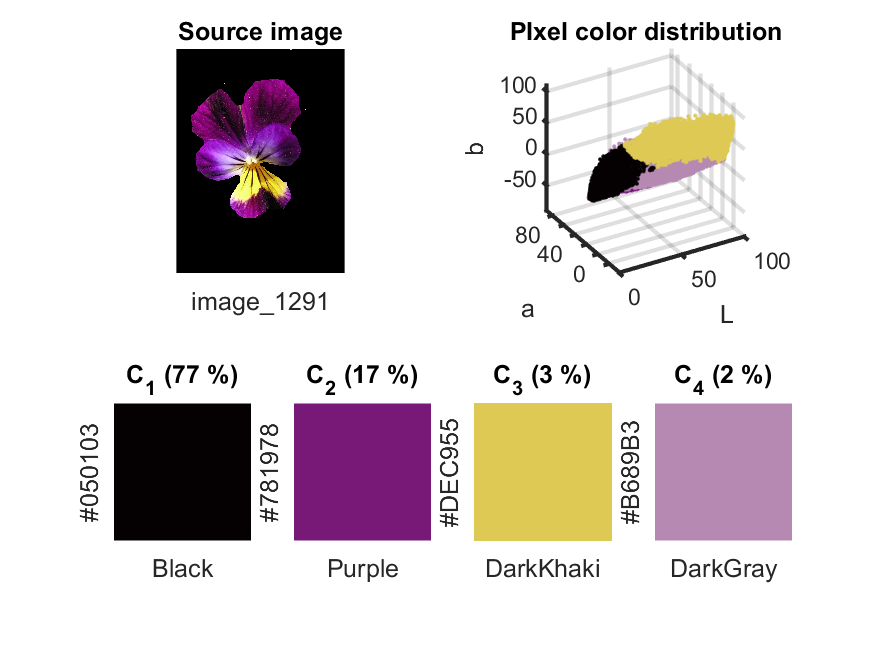
%> input picture HOME/colorOriginal.png, 875 x 656 px, given in place of 1130, which was not available
$ octave aquestsiquesi.m   (GNU Octave 9; MATLAB toolbox functions it lacks are replaced by stand-ins)
%> lines starting %> are read from the running program, lines starting %| are printed output that depends on the picture; pictures that were not available may be replaced by others from this repository, and a replacement may not be noted
### HOME/getImage.m
function [imageJPG, imagePNG, b] = getImage(code)
    %code
    JPG = [code, '.jpg'];
    PNG = [code, '.png'];

    try
        imageJPG = imread(JPG);
%> imageJPG is the input picture: size 656x875x3 uint8; mean R, G, B 216.9, 209.9, 210.8
        imagePNG = imread(PNG);
        b = 1;
    catch
        imageJPG = imread(JPG);
        imagePNG = segment(imageJPG);
        imagePNG = bwlabel(imagePNG);
        b = 0;
end

### HOME/NormalitzaRGB.m
function [rgb] = NormalitzaRGB(im)
    [files, cols, ~] = size(im);
%> files = 656; cols = 875
    im = double(im);
    sum = im(:,:,1) + im(:,:,2) + im(:,:,3);
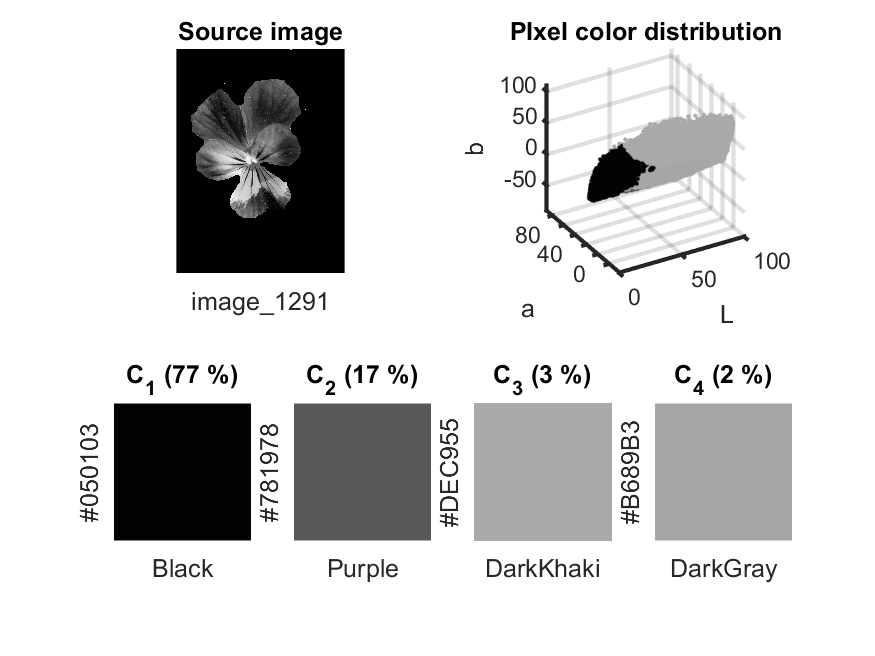
%> sum: size 656x875 double; min 0, max 765, mean 637.5; drawn with min black and max white
    rgb = uint8(zeros(files, cols, 3));
    rgb(:,:,1) = uint8(255*im(:,:,1)./sum);
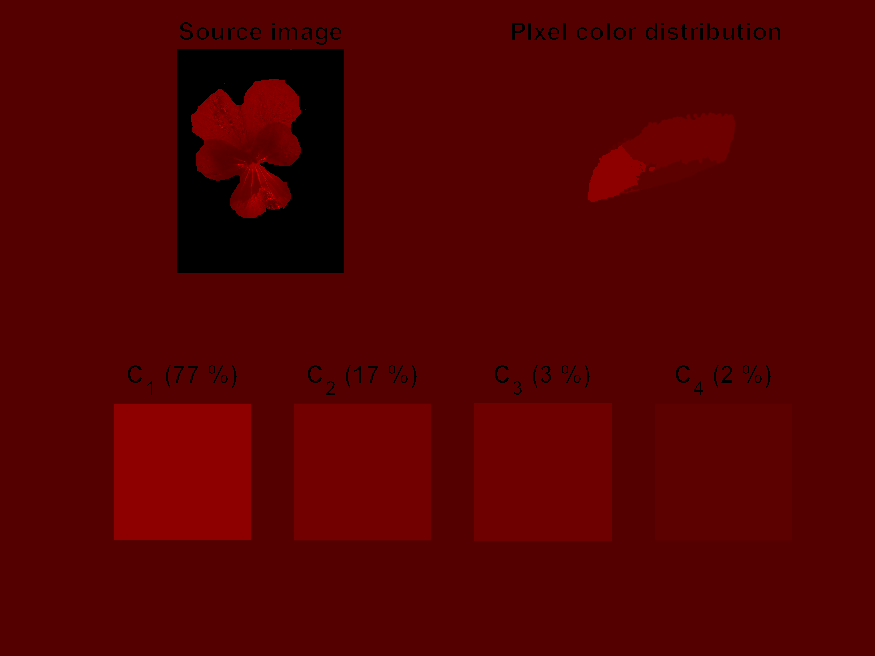
%> rgb: size 656x875x3 uint8; mean R, G, B 85.4, 0, 0
    rgb(:,:,2) = uint8(255*im(:,:,2)./sum);
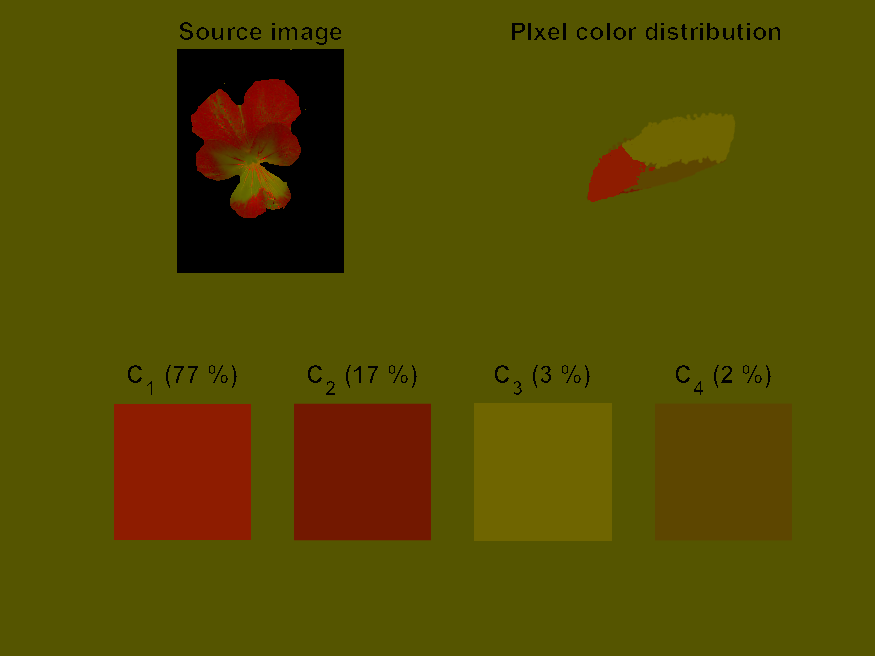
%> rgb: size 656x875x3 uint8; mean R, G, B 85.4, 75.7, 0
    rgb(:,:,3) = uint8(255*im(:,:,3)./sum);
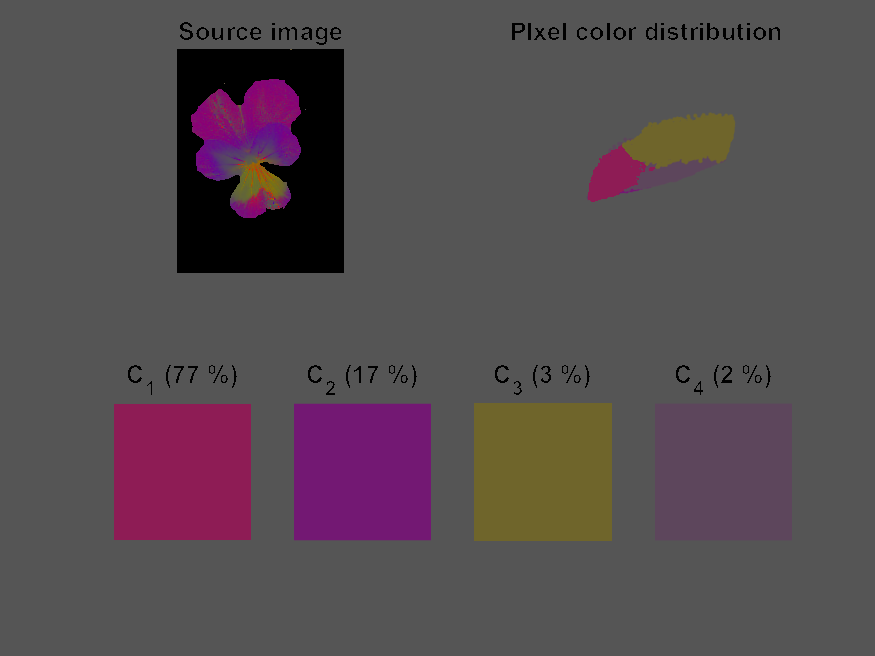
%> rgb: size 656x875x3 uint8; mean R, G, B 85.4, 75.7, 80.3
end

### HOME/getFeatures.m
function [features] = getFeatures(color, segmented)
    % Treure la il�luminaci�
    rgb = NormalitzaRGB(color);
    gris = rgb(:, :, 1)/3 + rgb(:, :, 2)/3 + rgb(:, :, 3)/3;
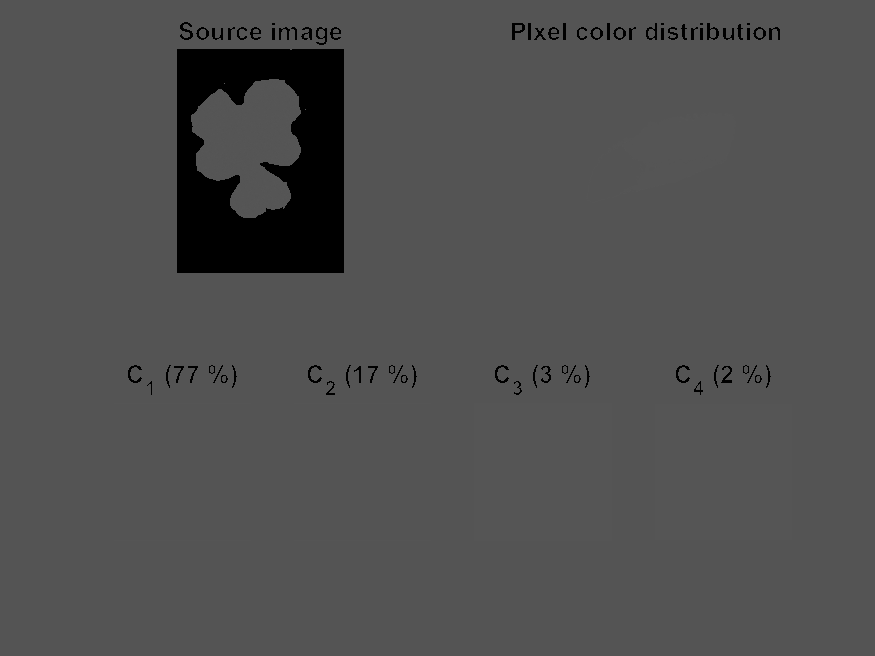
%> gris: size 656x875 uint8; min 0, max 86, mean 79.6
    norm = cat(3, gris, gris, gris);
    rgbNorm = double(color)./(double(norm) + 0.001);

    % [5 lines of commented-out code are left out]

    [cluster_color, cluster_ratio, ~] = histo3D(rgbNorm, segmented);
    cluster_color = reshape(cluster_color.', 1, []);
    ratios = cluster_ratio(2:end);
    ratios = ratios ./ sum(ratios(:));

    % Compactness
    C = getCompactness(segmented);

    % #Petals
    petals = getNumberPetals(segmented);

    % Fourier
    fourier = getForma(segmented, 6);
    fourier = reshape(fourier.',1,[]);
    % Relacio BoundingBox amb Centroid
    [x, y] = boundingBox(segmented);

    % [5 lines of commented-out code are left out]

    hist = getHOG(segmented, 16);
    hist = reshape(hist.', 1, []);

    features = cat(2, cluster_color, ratios, fourier, C, petals, x, y, hist); %lab1,lab2,lab3);
end

### HOME/histo3D.m
function [cluster_color, cluster_ratio, cluster_labels] = histo3D(color, segmented)
%     h1 = zeros(nbins);
%     [rows, cols, ~] = size(image);

    seg3 = cat(3, segmented, segmented, segmented);
%> the run ends on the next line
    color(seg3 ~= 1) = 0;

    nCluster = 4;
    [cluster_color, cluster_ratio, cluster_labels] = image2palette( nCluster, color );


% [19 lines of commented-out code are left out]
end

### HOME/aquestsiquesi.m
clear all
close all
clc
% TOTES LES IMATGES PNG
% ARA MATEIX CUTRE I KNOW
BOTODOR = ["1121"  "1132"  "1143"  "1154"  "1168" "1122"  "1133"  "1144"  "1155"  "1170" "1123"  "1134"  "1145"  "1156"  "1173" "1124"  "1135"  "1146"  "1157"  "1174" "1125"  "1136"  "1147"  "1158"  "1177" "1126"  "1137"  "1148"  "1159"  "1185" "1127"  "1138"  "1149"  "1160"  "1187" "1128"  "1139"  "1150"  "1161" "1129"  "1140"  "1151"  "1162" "1130"  "1141"  "1152"  "1164" "1131"  "1142"  "1153"  "1166"];
CROCUS = ["0322"  "0332"  "0343"  "0354"  "0368" "0323"  "0333"  "0344"  "0355"  "0372" "0324"  "0335"  "0345"  "0357"  "0374" "0325"  "0336"  "0347"  "0358"  "0375" "0326"  "0337"  "0348"  "0359"  "0377" "0327"  "0338"  "0349"  "0360"  "0381" "0328"  "0339"  "0350"  "0363"  "0382" "0329"  "0340"  "0351"  "0364" "0330"  "0341"  "0352"  "0365" "0331"  "0342"  "0353"  "0366"];
BUIXOL = ["1201"  "1213"  "1225"  "1237"  "1249" "1202"  "1214"  "1226"  "1238"  "1250" "1203"  "1215"  "1227"  "1239"  "1251" "1204"  "1216"  "1228"  "1240"  "1252" "1205"  "1217"  "1229"  "1241"  "1254" "1206"  "1218"  "1230"  "1242"  "1255" "1207"  "1219"  "1231"  "1243"  "1267" "1208"  "1220"  "1232"  "1244"  "1268" "1209"  "1221"  "1233"  "1245" "1210"  "1222"  "1234"  "1246" "1211"  "1223"  "1235"  "1247"  "1272" "1212"  "1224"  "1236"  "1248"  "1274"];

%TODO: PROVAR AMB AQUESTES
DENTDELLEO = ["0961"  "0972"  "0983"  "0994"  "1007" "0962"  "0973"  "0984"  "0995"  "1008" "0963"  "0974"  "0985"  "0996"  "1009" "0964"  "0975"  "0986"  "0997"  "1012" "0965"  "0976"  "0987"  "0999"  "1013" "0966"  "0977"  "0988"  "1000"  "1016" "0967"  "0978"  "0989"  "1001"  "1018" "0968"  "0979"  "0990"  "1002"  "1019" "0969"  "0980"  "0991"  "1003" "0970"  "0981"  "0992"  "1004" "0971"  "0982"  "0993"  "1006" ];
FADRINS = ["0081"  "0094"  "0108"  "0124"  "0143" "0083"  "0095"  "0109"  "0127"  "0144" "0084"  "0096"  "0110"  "0129"  "0145" "0086"  "0097"  "0111"  "0130"  "0146" "0088"  "0098"  "0112"  "0134"  "0149" "0089"  "0100"  "0113"  "0135"  "0150" "0090"  "0102"  "0115"  "0136"  "0153" "0091"  "0104"  "0116"  "0138" "0092"  "0105"  "0118"  "0140" "0093"  "0106"  "0119"  "0141"];
FRITILLARIA = ["0641"  "0654"  "0668"  "0681"  "0695" "0642"  "0655"  "0669"  "0682"  "0696" "0643"  "0656"  "0670"  "0684"  "0697" "0644"  "0657"  "0671"  "0685"  "0698" "0645"  "0658"  "0672"  "0686"  "0699" "0646"  "0659"  "0673"  "0687"  "0700" "0647"  "0660"  "0674"  "0688"  "0703" "0648"  "0662"  "0675"  "0689"  "0704" "0649"  "0663"  "0676"  "0690"  "0705" "0650"  "0664"  "0677"  "0691"  "0709" "0651"  "0665"  "0678"  "0692" "0652"  "0666"  "0679"  "0693" "0653"  "0667"  "0680"  "0694"];
GERBERA = ["0801"  "0813"  "0824"  "0835"  "0848" "0802"  "0814"  "0825"  "0836"  "0849" "0803"  "0815"  "0826"  "0837"  "0850" "0804"  "0816"  "0827"  "0838"  "0851" "0805"  "0817"  "0828"  "0839"  "0852" "0806"  "0818"  "0829"  "0840"  "0853" "0807"  "0819"  "0830"  "0841"  "0854" "0808"  "0820"  "0831"  "0842"  "0855" "0810"  "0821"  "0832"  "0843"  "0862" "0811"  "0822"  "0833"  "0844"  "0873" "0812"  "0823"  "0834"  "0845" ];
GIRASOL = ["0721"  "0735"  "0750"  "0764"  "0779" "0722"  "0736"  "0751"  "0766"  "0780" "0723"  "0737"  "0752"  "0767"  "0781" "0724"  "0738"  "0753"  "0768"  "0782" "0725"  "0739"  "0754"  "0769"  "0783" "0726"  "0740"  "0755"  "0770"  "0784" "0727"  "0741"  "0756"  "0771"  "0785" "0728"  "0743"  "0757"  "0772"  "0787" "0729"  "0744"  "0758"  "0773"  "0789" "0730"  "0745"  "0759"  "0774"  "0790" "0731"  "0746"  "0760"  "0775"  "0795" "0732"  "0747"  "0761"  "0776"  "0796" "0733"  "0748"  "0762"  "0777" "0734"  "0749"  "0763"  "0778" ];
HEMEROCALLIS = [ "0481"  "0491"  "0502"  "0513"  "0527" "0482"  "0492"  "0503"  "0514"  "0528" "0483"  "0493"  "0504"  "0515"  "0529" "0484"  "0494"  "0506"  "0517"  "0530" "0485"  "0495"  "0507"  "0518"  "0546" "0486"  "0496"  "0508"  "0521"  "0549" "0487"  "0497"  "0509"  "0522" "0488"  "0498"  "0510"  "0524" "0489"  "0500"  "0511"  "0525" "0490"  "0501"  "0512"  "0526" ];
LLIRI = ["0401"  "0416"  "0431"  "0446"  "0461" "0402"  "0417"  "0432"  "0447"  "0462" "0403"  "0418"  "0433"  "0448"  "0463" "0404"  "0419"  "0434"  "0449"  "0464" "0405"  "0420"  "0435"  "0450"  "0465" "0406"  "0421"  "0436"  "0451"  "0466" "0407"  "0422"  "0437"  "0452"  "0467" "0408"  "0423"  "0438"  "0453"  "0468" "0409"  "0424"  "0439"  "0454"  "0469" "0410"  "0425"  "0440"  "0455"  "0470" "0411"  "0426"  "0441"  "0456"  "0471" "0412"  "0427"  "0442"  "0457"  "0472" "0413"  "0428"  "0443"  "0458"  "0473" "0414"  "0429"  "0444"  "0459"  "0474" "0415"  "0430"  "0445"  "0460"  "0475" ];
NARCIS = ["0001"  "0015"  "0029"  "0045"  "0060" "0002"  "0016"  "0030"  "0046"  "0061" "0003"  "0017"  "0031"  "0047"  "0062" "0004"  "0018"  "0032"  "0048"  "0063" "0005"  "0019"  "0033"  "0049"  "0064" "0006"  "0020"  "0034"  "0050"  "0065" "0007"  "0021"  "0036"  "0051"  "0066" "0008"  "0022"  "0037"  "0052"  "0067" "0009"  "0023"  "0038"  "0053"  "0068" "0010"  "0024"  "0039"  "0055"  "0069" "0011"  "0025"  "0040"  "0056"  "0070" "0012"  "0026"  "0041"  "0057"  "0072" "0013"  "0027"  "0043"  "0058" "0014"  "0028"  "0044"  "0059" ];
VIOLA = ["1281"  "1292"  "1304"  "1316"  "1332" "1282"  "1293"  "1305"  "1317"  "1333" "1283"  "1294"  "1306"  "1318"  "1334" "1284"  "1295"  "1307"  "1319"  "1339" "1285"  "1296"  "1308"  "1320"  "1340" "1286"  "1297"  "1309"  "1321"  "1341" "1287"  "1298"  "1311"  "1322"  "1342" "1288"  "1300"  "1312"  "1324"  "1346" "1289"  "1301"  "1313"  "1325"  "1347" "1290"  "1302"  "1314"  "1329" "1291"  "1303"  "1315"  "1331" ];

% TODO FER DATA AUGMENTATION


% Rand. perm.
BOTODOR = BOTODOR(randperm(length(BOTODOR)))
CROCUS = CROCUS(randperm(length(CROCUS)))
BUIXOL = BUIXOL(randperm(length(BUIXOL)))
DENTDELLEO = DENTDELLEO(randperm(length(DENTDELLEO)))
FADRINS = FADRINS(randperm(length(FADRINS)))
FRITILLARIA = FRITILLARIA(randperm(length(FRITILLARIA)))
GERBERA = GERBERA(randperm(length(GERBERA)))
GIRASOL = GIRASOL(randperm(length(GIRASOL)))
HEMEROCALLIS = HEMEROCALLIS(randperm(length(HEMEROCALLIS)))
LLIRI = LLIRI(randperm(length(LLIRI)))
NARCIS = NARCIS(randperm(length(NARCIS)))
VIOLA = VIOLA(randperm(length(VIOLA)))


% TAMANYS DE TOTES LES FLORS
[rows numBOTO]= size(BOTODOR)
[rows2 numCROCUS]= size(CROCUS)
[rows3 numBUIXOL] = size(BUIXOL)
[rows4 numDENT] = size(DENTDELLEO)
[rows5 numFADRINS] = size(FADRINS)
[rows6 numFRITLLARIA]= size(FRITILLARIA)
[rows7 numGERBERA] = size(GERBERA)
[rows8 numGIRASOL] = size(GIRASOL)
[rows9 numHEMEROCALLIS] = size(HEMEROCALLIS)
[rows10 numLLIRI] = size(LLIRI)
[rows11 numNARCIS] = size(NARCIS)
[rows12 numVIOLA] = size(VIOLA)

split = 1;


featureFlowers = [];
label = []
for i=  1:numBOTO*split
    [color, segmented] = getImage(BOTODOR(i));
    featuresaux = getFeatures(color, segmented);
